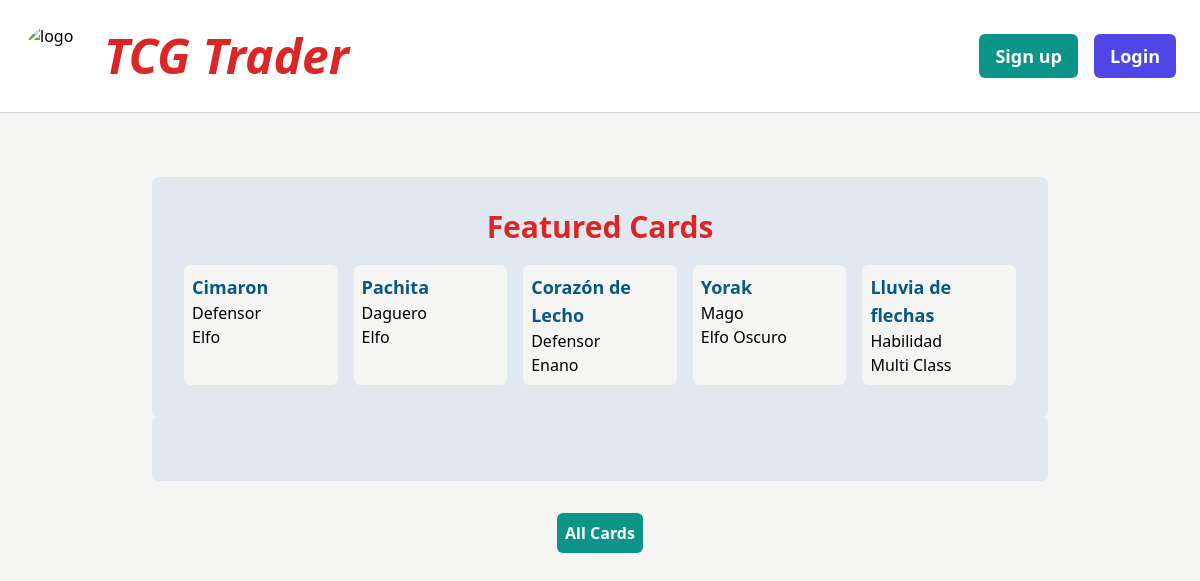
Before: / with the older database file.
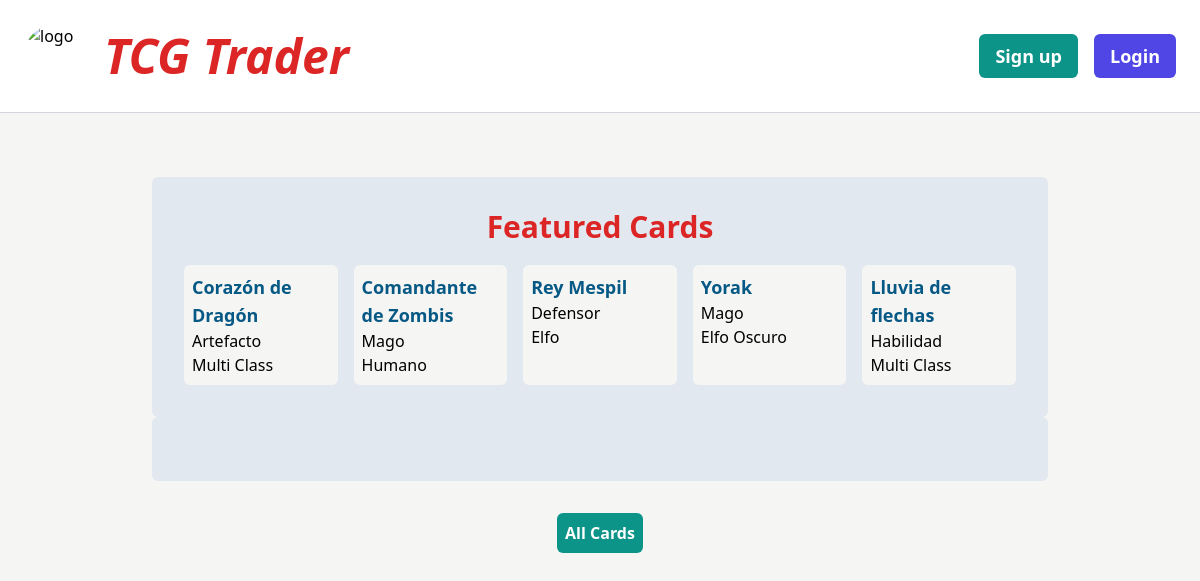
After: the same page with the newer database file.
### card/models.py (models this page shows, shortened)
class Card(models.Model):
    card_name = models.CharField(max_length=100)
    card_type = models.ForeignKey(Card_Type, on_delete=models.CASCADE)
    faction = models.ForeignKey(Faction, on_delete=models.CASCADE)
    card_text = models.TextField()
    card_cost = models.IntegerField()
    card_power = models.IntegerField(blank=True, null=True)
    card_defense = models.IntegerField(blank=True, null=True)
    card_image = CloudinaryField('image', blank=True, null=True)
    is_active = models.BooleanField(default=True)
    created_by = models.ForeignKey(User, on_delete=models.CASCADE)
    created_at = models.DateTimeField(auto_now_add=True)
    updated_at = models.DateTimeField(auto_now=True)

class Card_Type(models.Model):
    type_name = models.CharField(max_length=100)
    class Meta:
        ordering = ['type_name'] # ordena las categorias por nombre
        verbose_name_plural = 'Type'
    def __str__(self):
        return self.type_name

class Faction(models.Model):
    faction_name = models.CharField(max_length=100)
    class Meta:
        ordering = ['faction_name']
        verbose_name_plural = 'Faction'
    def __str__(self):
        return self.faction_name

### core/views.py (the view)
# urls.py: path('', views.home, name="home"),
def home(request):
    cards = Card.objects.filter(is_active=True).order_by('?')[0:5]
    card_types = Card_Type.objects.all()
    factions = Faction.objects.all()
    return render(request, 'core/index.html', {
        'cards': cards,
        'card_types': card_types,
        'factions': factions
    })

### core/templates/core/index.html (shortened to what this page needs)
{% extends "core/base.html" %}
{% block content %}
    <div class="p-8">
        <div class="container-lg bg-slate-200 rounded-md p-8">
            <h2 class="text-center text-3xl font-semibold text-red-600 mb-5">Featured Cards</h2>
            <div class="container grid grid-cols-1 md:grid-cols-3 lg:grid-cols-5 gap-4 rounded-md">
                {% for card in cards %}
                <div class="p-2 bg-stone-100 rounded-md">
                    <a href="{% url 'card:detail' card.id %}">
                        <p class="text-sky-800 font-bold text-lg">{{ card.card_name }}</p>
                        <p>{{ card.card_type }}</p>
                        <p>{{ card.faction }}</p>
                    </a>
                </div>
                {% endfor %}
            </div>
        </div>
        <div class="container-lg bg-slate-200 rounded-md p-8">
        </div>
        <div class="flex justify-center mt-8">
            <a href="{% url 'card:list' %}" class="text-center font-semibold bg-teal-600 text-white p-2 rounded-md">All Cards</a>
        </div>
    </div>
{% endblock  %}

### core/templates/core/base.html (shortened to what this page needs)
{% load static tailwind_tags %}
<!DOCTYPE html>
<html lang="en">
    <head>
        {% tailwind_css %}
    </head>
    <body class="flex-container bg-stone-100">
        <nav class="p-6 border-b border-gray-300 bg-white">
            <div class="flex justify-between items-center">
                <a href="/" class="flex items-center space-x-4">
                    <img src="https://res.cloudinary.com/deumagcgr/image/upload/v1728680685/logo-tcg-round_xinmkw.png" alt="logo" class="w-16 h-16 rounded-full">
                    <div>
                        <p class="text-red-600 text-center text-2xl md:text-3xl lg:text-5xl font-bold italic">TCG Trader</p>
                    </div>
                </a>
                <div id="nav-menu" class="hidden md:flex space-x-4">
                    {% if request.user.is_authenticated %}
                        <a href="{% url 'user_profile:user_profile' %}" class="px-4 py-2 text-lg font-semibold bg-teal-600 text-white rounded-md hover:bg-teal-800">
                            Profile
                        </a>
                        <a href="{% url 'conversation:inbox' %}" class="px-4 py-2 text-lg font-semibold bg-indigo-600 text-white rounded-md hover:bg-indigo-800">
                            Inbox
                        </a>
                    {% else %}
                        <a href="{% url 'core:signup' %}" class="px-4 py-2 text-lg font-semibold bg-teal-600 text-white rounded-md hover:bg-teal-800">
                            Sign up
                        </a>
                        <a href="{% url 'core:login' %}" class="px-4 py-2 text-lg font-semibold bg-indigo-600 text-white rounded-md hover:bg-indigo-800">
                            Login
                        </a>
                    {% endif %}
                </div>
            </div>
        </nav>
        <div class="container mx-auto p-8">
            {% block content %}{% endblock %}
        </div>
    </body>
</html>

Changed rows visible on the page:
removed Card: card_name "Cimaron", card_type "Defensor", faction "Elfo"
removed Card: card_name "Pachita", card_type "Daguero", faction "Elfo"
removed Card: card_name "Corazón de Lecho", card_type "Defensor", faction "Enano"
added Card: card_name "Corazón de Dragón", card_type "Artefacto", faction "Multi Class"
added Card: card_name "Comandante de Zombis", card_type "Mago", faction "Humano"
added Card: card_name "Rey Mespil", card_type "Defensor", faction "Elfo"
